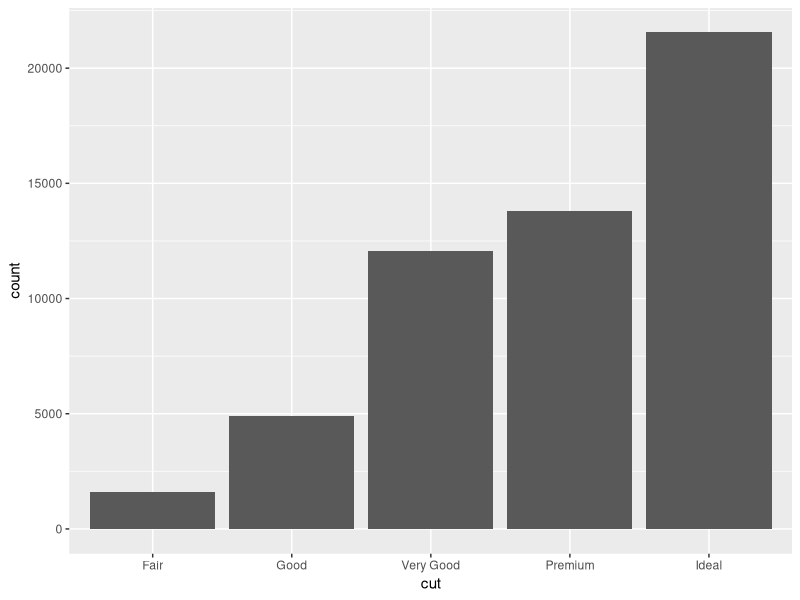
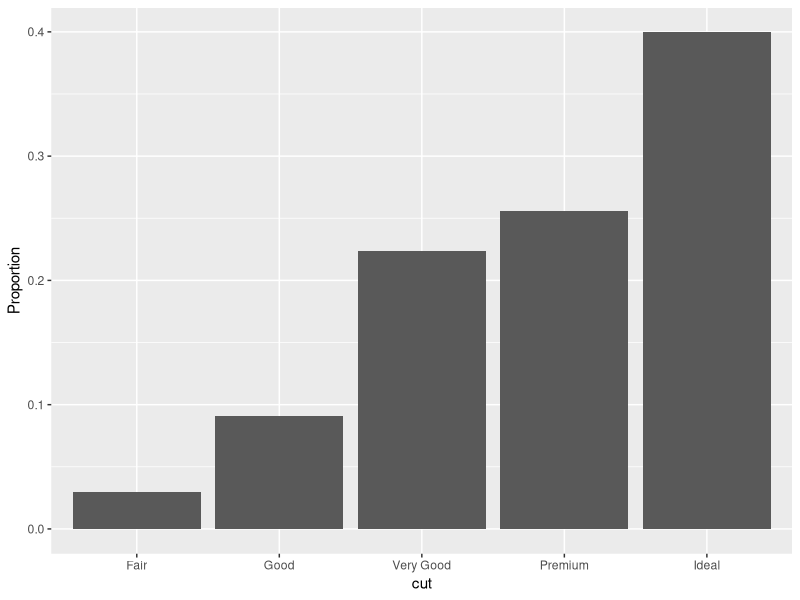
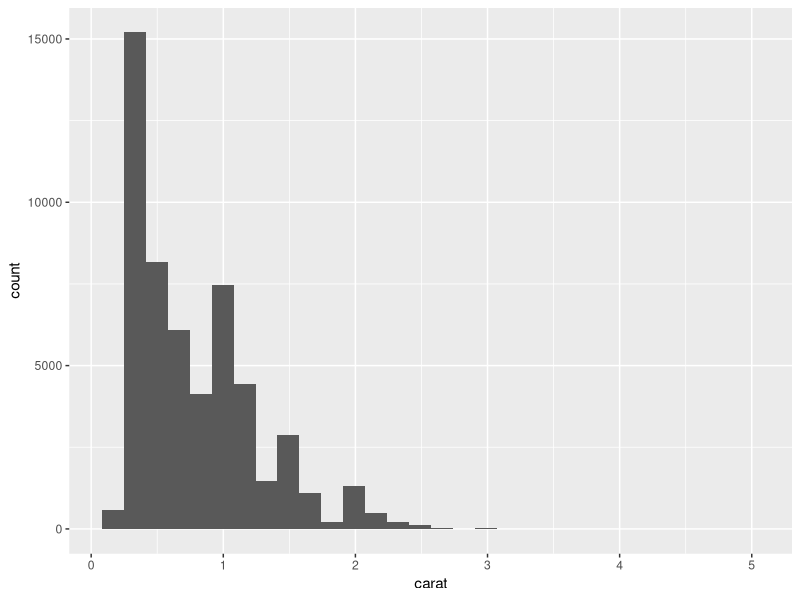
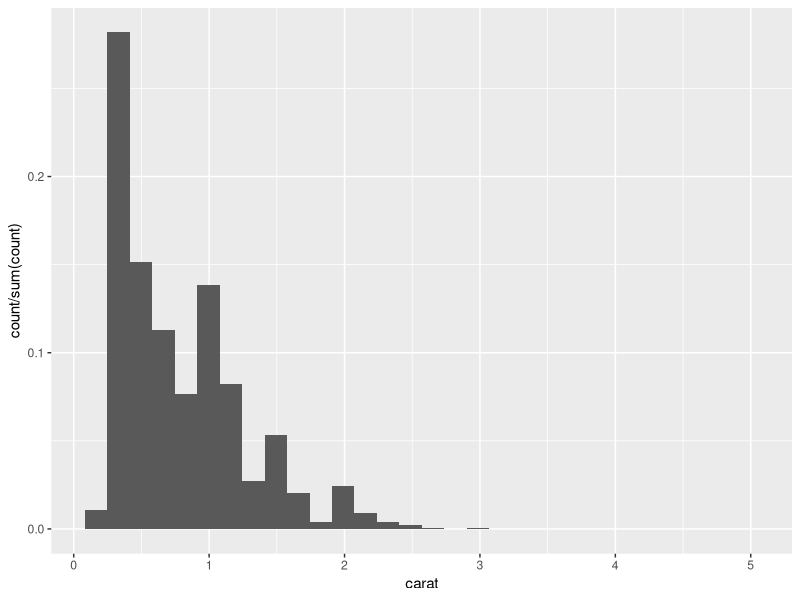
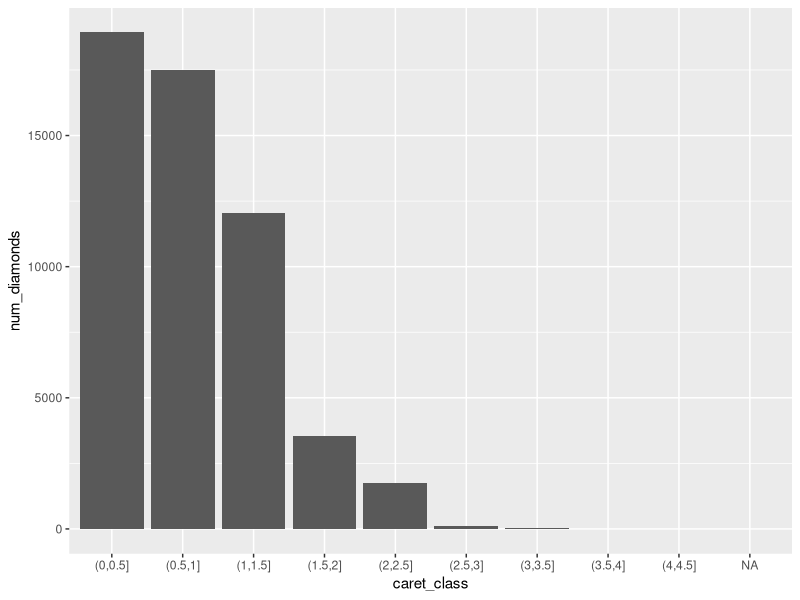
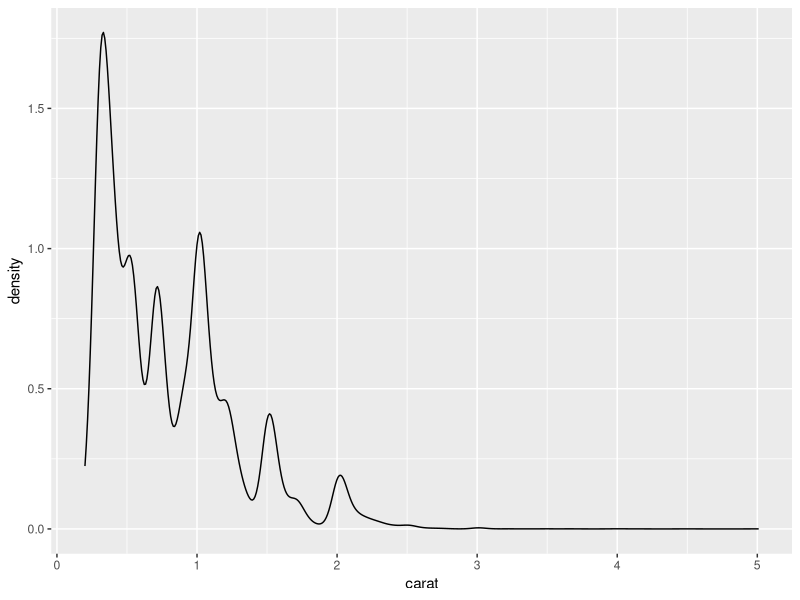
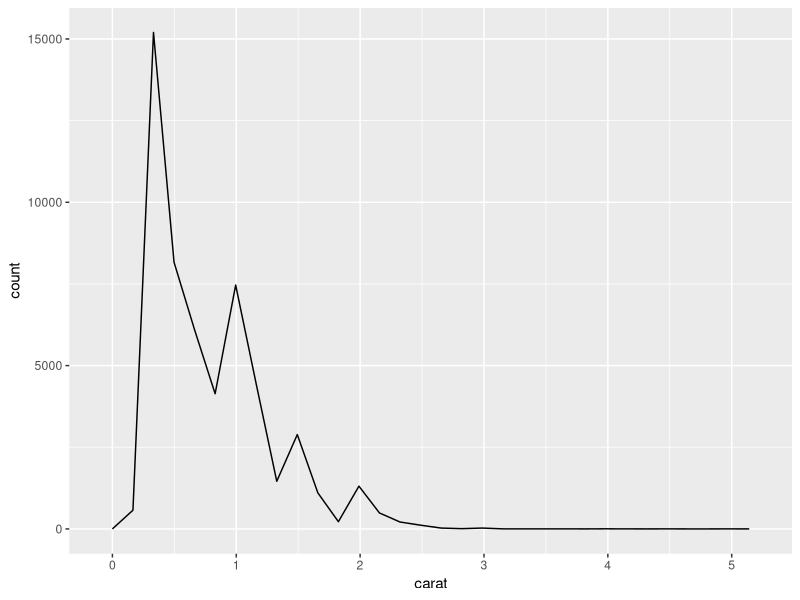
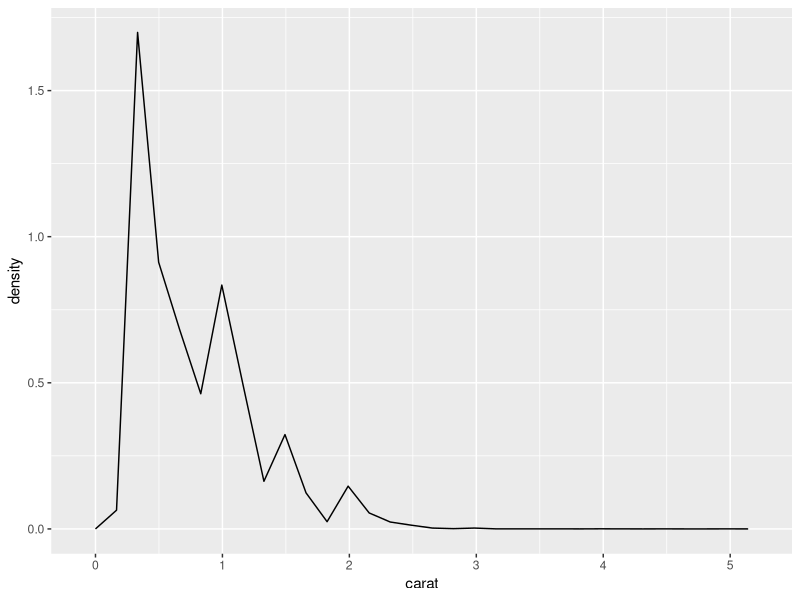

Write the R code that produced these figures, in order.
## ---- chunk 1
library(tidyverse)
## ---- chunk 2
ggplot(data = diamonds) + 
  geom_bar(aes(x = cut))
## ---- chunk 3
ggplot(data = diamonds) + 
  geom_bar(aes(x = cut, y = (..count..)/sum(..count..))) + 
  ylab("Proportion")
  
## ---- chunk 4
ggplot(data = diamonds) +
  geom_histogram(aes(x = carat, binwidth = 0.5))
## ---- chunk 5
ggplot(data = diamonds) +
  geom_histogram(aes(x = carat, y=..count../sum(..count..)))
## ---- chunk 6
diamonds %>%
  count(cut_width(carat, 0.5, boundary=0))
## ---- chunk 7
diamonds$caret_class <- cut(diamonds$carat, c(0.0, 0.5, 1.0, 1.5, 2.0, 2.5, 3.0, 3.5, 4.0, 4.5, 5.0))

## ---- chunk 8
diamonds %>%
  count(caret_class) 
## ---- chunk 9
diamonds %>%
  group_by(caret_class) %>%
  summarize(
    num_diamonds = n()
  )
## ---- chunk 10
diamonds %>%
  group_by(caret_class) %>%
  summarize(
    num_diamonds = n()
  ) %>%
  ggplot() + geom_bar(aes(x = caret_class, y = num_diamonds), stat="identity")
## ---- chunk 11
ggplot(data = diamonds) +
  geom_density(aes(x = carat))
## ---- chunk 12
# Default version with counts
ggplot(data = diamonds) +
  geom_freqpoly(aes(x = carat))
## ---- chunk 13
# Density on y-axis
ggplot(data = diamonds) +
  geom_freqpoly(aes(x = carat, y = ..density..))
## ---- chunk 14
ggplot(data = diamonds) +
  geom_histogram(aes(x = carat), binwidth = 0.01)
## ---- chunk 15
ggplot(data = faithful, aes(x = eruptions)) +
  geom_histogram(binwidth = 0.25)
## ---- chunk 16
summary(faithful$eruptions)
## ---- chunk 17
ggplot(data = diamonds) +
  geom_histogram(aes(x = y), binwidth = 0.5)
## ---- chunk 18
diamonds %>%
  filter(y < 2 | y > 30)
## ---- chunk 19
diamonds2 <- diamonds %>%
  mutate(y = ifelse(y < 2 | y >30, NA, y))
## ---- chunk 20
diamonds$y <- ifelse(diamonds$y < 2 | diamonds$y >30, NA, diamonds$y)
## ---- chunk 21
ggplot(data = diamonds, aes(x = x, y = y)) +
  geom_point()
## ---- chunk 22
mean(diamonds$y)
mean(diamonds$y, na.rm = TRUE)
